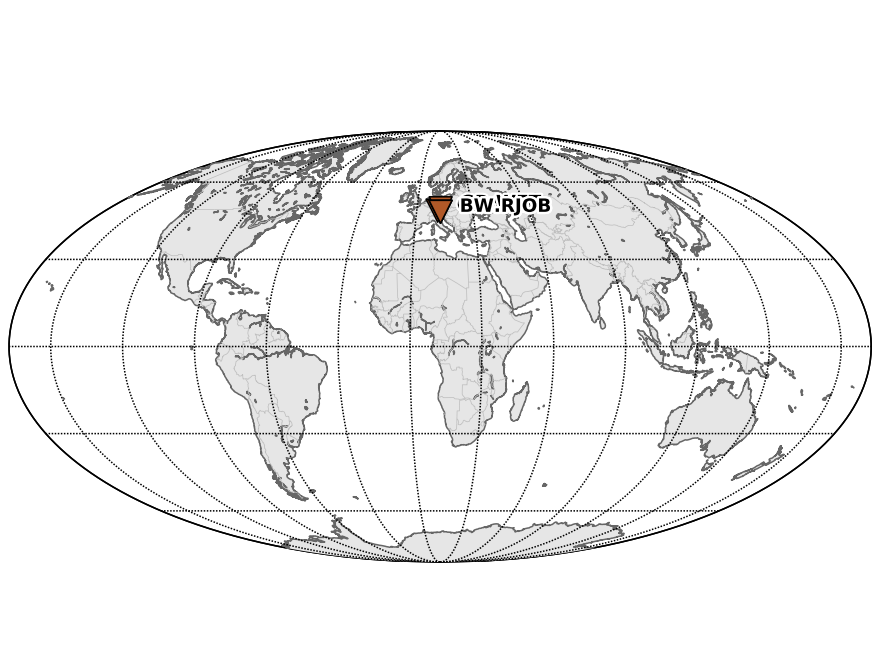

The Python source for this figure:
from obspy import read_inventory
inv = read_inventory()
inv.plot()
